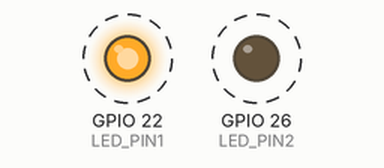
Simulated run of this program. Board: Raspberry Pi (BCM pin numbers). Shown: output pins drawn as LEDs (lit = HIGH). Dashed ring = blinking.

Above: at 0.5 s.
Timing chart, 0 to 4.6 s (numbered marks = the images above):
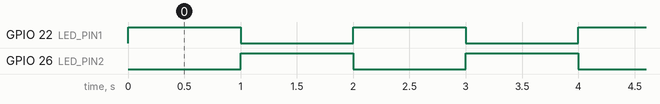

Measured:
- by itself, GPIO 22 (LED_PIN1), GPIO 26 (LED_PIN2): alternates HIGH for 1.0 s and LOW for 1.0 s

The program:

b.py
```python
import RPi.GPIO as GPIO
import time

LED_PIN1 = 22
LED_PIN2 = 26

GPIO.setmode(GPIO.BCM)
GPIO.setup(LED_PIN1, GPIO.OUT)
GPIO.setup(LED_PIN2, GPIO.OUT)

while True:
    GPIO.output(LED_PIN2, GPIO.LOW)
    GPIO.output(LED_PIN1, GPIO.HIGH)
    time.sleep(1)
    GPIO.output(LED_PIN1, GPIO.LOW)
    GPIO.output(LED_PIN2, GPIO.HIGH)
    time.sleep(1)
```
